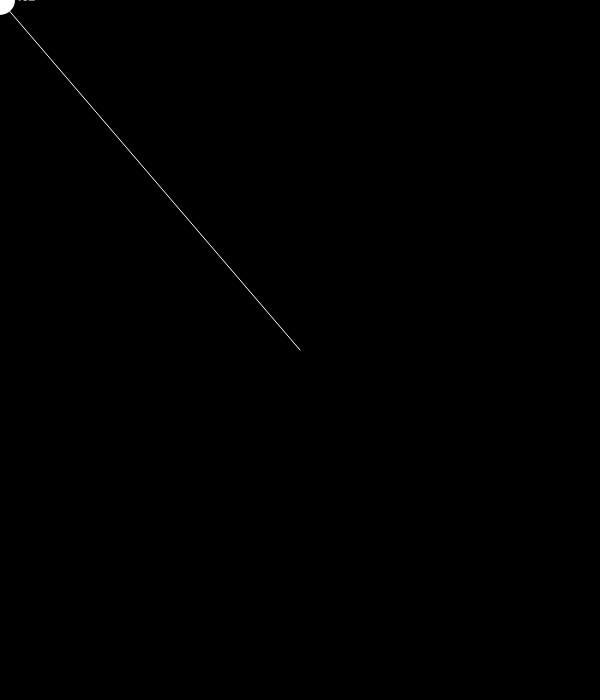
Frame 1 (no input)
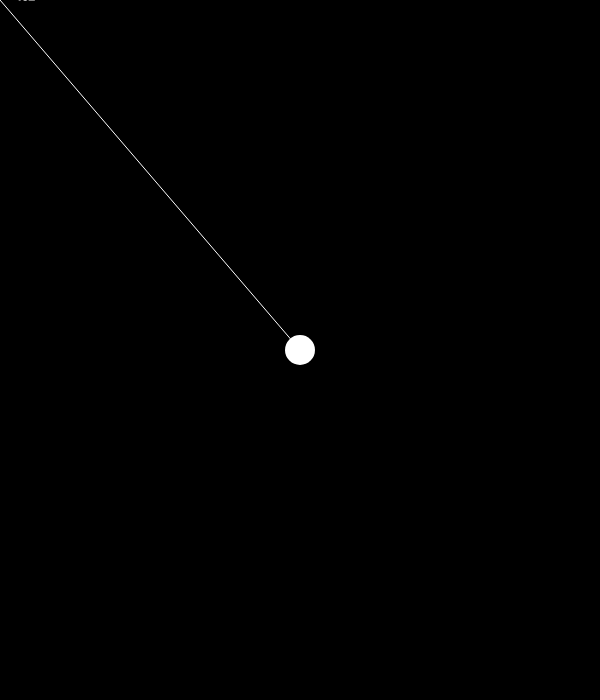
Frame 60 (no input)
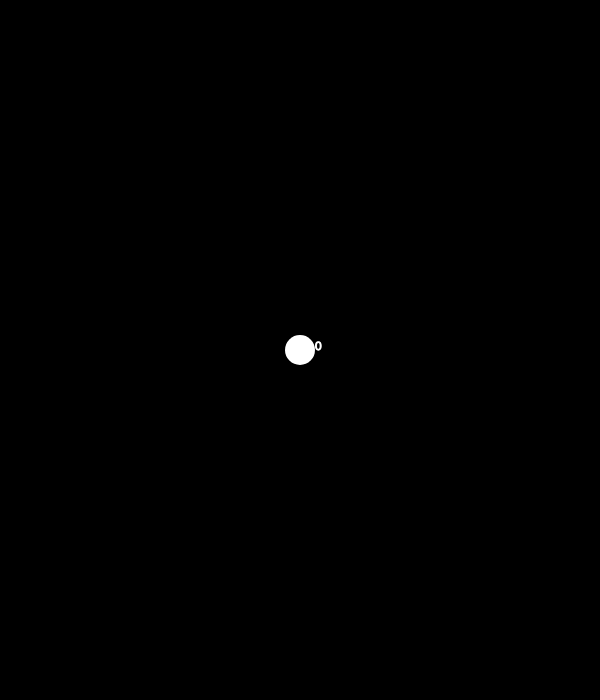
Frame 120 (the mouse pressed at the canvas centre since frame 60)

The p5.js sketch that drew these frames (run headless with seeded random() and noise() and a simulated clock; from frame 60 on, the mouse is pressed at the canvas centre):

// p5.js sketch
// ── sketch.js
var pos, vel;
var centerVec, mouseVec;

function setup() {
  createCanvas(600, 700);
  fill(255);
  pos = createVector(width / 2, height / 2);
  centerVec = createVector(width / 2, height / 2);
}

function draw() {
  background(0);

  // update velocity
  mouseVec = createVector(mouseX, mouseY);
  vel = p5.Vector.sub(mouseVec, centerVec);
  //vel.limit(50);
  //vel.setMag(50);
  //vel.normalize();
  //vel.mult(30);
  
  //vel = p5.Vector.fromAngle(radians(frameCount));
  //vel.mult(3);

  // update position
  checkBoundaries();
  pos.add(vel);

  //display
  noStroke();
  ellipse(pos.x, pos.y, 30, 30);

  stroke(255);
  translate(width / 2, height / 2);
  line(0, 0, vel.x, vel.y);
  text(round(vel.mag()), vel.x + 15, vel.y);
}

function checkBoundaries() {
  if (pos.x < 0) {
    pos.x = width;
  } else if (pos.x > width) {
    pos.x = 0;
  }
  if (pos.y < 0) {
    pos.y = height;
  } else if (pos.y > height) {
    pos.y = 0;
  }
}
